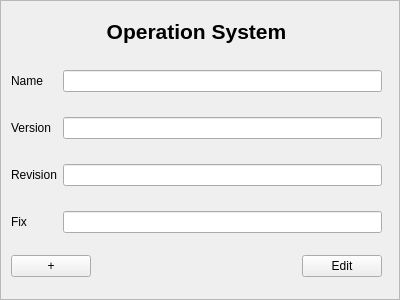
<?xml version="1.0" encoding="UTF-8"?>
<ui version="4.0">
 <class>OSInputArea</class>
 <widget class="QScrollArea" name="OSInputArea">
  <property name="geometry">
   <rect>
    <x>0</x>
    <y>0</y>
    <width>400</width>
    <height>300</height>
   </rect>
  </property>
  <property name="windowTitle">
   <string>ScrollArea</string>
  </property>
  <property name="widgetResizable">
   <bool>true</bool>
  </property>
  <widget class="QWidget" name="scrollAreaWidgetContents">
   <property name="geometry">
    <rect>
     <x>0</x>
     <y>0</y>
     <width>398</width>
     <height>298</height>
    </rect>
   </property>
   <widget class="QWidget" name="verticalLayoutWidget">
    <property name="geometry">
     <rect>
      <x>10</x>
      <y>10</y>
      <width>371</width>
      <height>41</height>
     </rect>
    </property>
    <layout class="QVBoxLayout" name="verticalLayout">
     <item>
      <widget class="QLabel" name="label">
       <property name="font">
        <font>
         <pointsize>16</pointsize>
         <weight>75</weight>
         <bold>true</bold>
        </font>
       </property>
       <property name="text">
        <string>Operation System</string>
       </property>
       <property name="alignment">
        <set>Qt::AlignCenter</set>
       </property>
      </widget>
     </item>
    </layout>
   </widget>
   <widget class="QWidget" name="gridLayoutWidget">
    <property name="geometry">
     <rect>
      <x>10</x>
      <y>50</y>
      <width>371</width>
      <height>201</height>
     </rect>
    </property>
    <layout class="QGridLayout" name="gridLayout">
     <item row="1" column="0">
      <widget class="QLabel" name="label_Version">
       <property name="text">
        <string>Version</string>
       </property>
       <property name="buddy">
        <cstring>lineEdit_Version</cstring>
       </property>
      </widget>
     </item>
     <item row="1" column="1">
      <widget class="QLineEdit" name="lineEdit_Version"/>
     </item>
     <item row="2" column="0">
      <widget class="QLabel" name="label_Revision">
       <property name="text">
        <string>Revision</string>
       </property>
       <property name="buddy">
        <cstring>lineEdit_Revision</cstring>
       </property>
      </widget>
     </item>
     <item row="2" column="1">
      <widget class="QLineEdit" name="lineEdit_Revision"/>
     </item>
     <item row="0" column="1">
      <widget class="QLineEdit" name="lineEdit_Name"/>
     </item>
     <item row="0" column="0">
      <widget class="QLabel" name="label_Name">
       <property name="text">
        <string>Name</string>
       </property>
       <property name="buddy">
        <cstring>lineEdit_Name</cstring>
       </property>
      </widget>
     </item>
     <item row="3" column="0">
      <widget class="QLabel" name="label_Fix">
       <property name="text">
        <string>Fix</string>
       </property>
       <property name="buddy">
        <cstring>lineEdit_Fix</cstring>
       </property>
      </widget>
     </item>
     <item row="3" column="1">
      <widget class="QLineEdit" name="lineEdit_Fix"/>
     </item>
    </layout>
   </widget>
   <widget class="QWidget" name="verticalLayoutWidget_2">
    <property name="geometry">
     <rect>
      <x>10</x>
      <y>249</y>
      <width>371</width>
      <height>32</height>
     </rect>
    </property>
    <layout class="QHBoxLayout" name="horizontalLayout">
     <item>
      <widget class="QPushButton" name="pushButton_Add">
       <property name="text">
        <string>+</string>
       </property>
      </widget>
     </item>
     <item>
      <spacer name="horizontalSpacer">
       <property name="orientation">
        <enum>Qt::Horizontal</enum>
       </property>
       <property name="sizeHint" stdset="0">
        <size>
         <width>40</width>
         <height>20</height>
        </size>
       </property>
      </spacer>
     </item>
     <item>
      <widget class="QPushButton" name="pushButton_EditFinish">
       <property name="text">
        <string>Edit</string>
       </property>
      </widget>
     </item>
    </layout>
   </widget>
  </widget>
 </widget>
 <tabstops>
  <tabstop>lineEdit_Name</tabstop>
  <tabstop>lineEdit_Version</tabstop>
  <tabstop>lineEdit_Revision</tabstop>
  <tabstop>lineEdit_Fix</tabstop>
  <tabstop>pushButton_Add</tabstop>
  <tabstop>pushButton_EditFinish</tabstop>
 </tabstops>
 <resources/>
 <connections/>
</ui>
